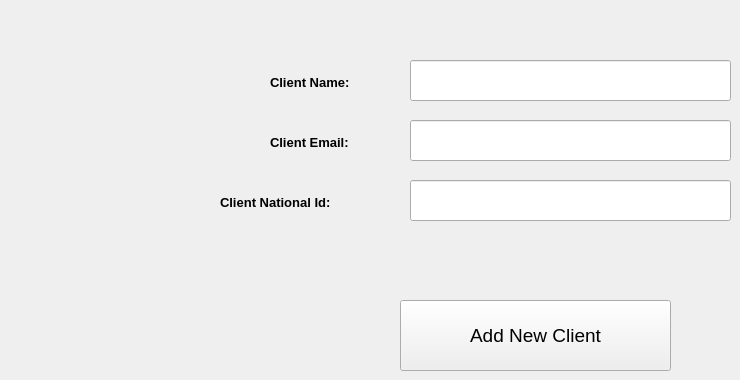
      <widget class="QWidget" name="tab_13">
       <attribute name="title">
        <string>Add New Clients</string>
       </attribute>
       <widget class="QLineEdit" name="lineEdit_22">
        <property name="geometry">
         <rect>
          <x>410</x>
          <y>60</y>
          <width>321</width>
          <height>41</height>
         </rect>
        </property>
       </widget>
       <widget class="QPushButton" name="pushButton_AddNewclient">
        <property name="geometry">
         <rect>
          <x>400</x>
          <y>300</y>
          <width>271</width>
          <height>71</height>
         </rect>
        </property>
        <property name="font">
         <font>
          <family>Segoe UI</family>
          <pointsize>14</pointsize>
          <weight>50</weight>
          <bold>false</bold>
         </font>
        </property>
        <property name="text">
         <string>Add New Client</string>
        </property>
       </widget>
       <widget class="QLabel" name="label_20">
        <property name="geometry">
         <rect>
          <x>270</x>
          <y>70</y>
          <width>131</width>
          <height>25</height>
         </rect>
        </property>
        <property name="font">
         <font>
          <family>Segoe UI</family>
          <pointsize>10</pointsize>
          <weight>75</weight>
          <bold>true</bold>
         </font>
        </property>
        <property name="text">
         <string>Client Name:</string>
        </property>
       </widget>
       <widget class="QLabel" name="label_21">
        <property name="geometry">
         <rect>
          <x>270</x>
          <y>130</y>
          <width>121</width>
          <height>25</height>
         </rect>
        </property>
        <property name="font">
         <font>
          <family>Segoe UI</family>
          <pointsize>10</pointsize>
          <weight>75</weight>
          <bold>true</bold>
         </font>
        </property>
        <property name="text">
         <string>Client Email:</string>
        </property>
       </widget>
       <widget class="QLineEdit" name="lineEdit_23">
        <property name="geometry">
         <rect>
          <x>410</x>
          <y>120</y>
          <width>321</width>
          <height>41</height>
         </rect>
        </property>
       </widget>
       <widget class="QLabel" name="label_33">
        <property name="geometry">
         <rect>
          <x>220</x>
          <y>190</y>
          <width>171</width>
          <height>25</height>
         </rect>
        </property>
        <property name="font">
         <font>
          <family>Segoe UI</family>
          <pointsize>10</pointsize>
          <weight>75</weight>
          <bold>true</bold>
         </font>
        </property>
        <property name="text">
         <string>Client National Id:</string>
        </property>
       </widget>
       <widget class="QLineEdit" name="lineEdit_24">
        <property name="geometry">
         <rect>
          <x>410</x>
          <y>180</y>
          <width>321</width>
          <height>41</height>
         </rect>
        </property>
       </widget>
      </widget>
